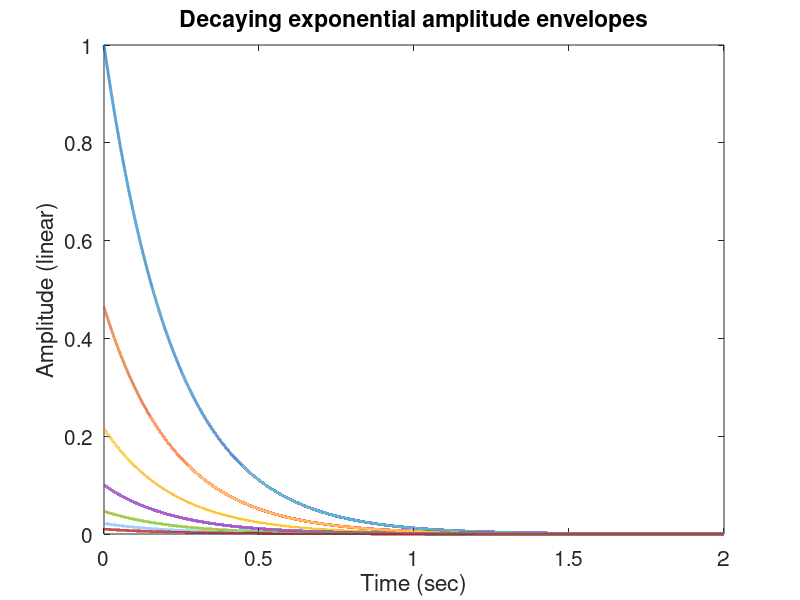

Write the MATLAB code that produced this figure. (Note: this script raises an error after producing the figure.)
% plot decaying envelopes for SMC 2019 paper

%% input parameters 

% general
fs = 44100;
dur = 2;
plotSpectrograms = 0;

% feedback FM
B = 0.3;    % feedback coefficient
g = 0.9999; % pitch glide coefficient


%% derived parameters
N = fs*dur;
T = 1/fs;
BVec = g.^(0:N-1)';             % feedback FM pitch glide coefficient

%% ideal bar modal frequencies
% from Science of Percussion Instruments page 47

f1 = 440;
Nf = 7;
fVecBar = zeros(1, Nf);
for i=1:Nf
    if i==1
        fVecBar(i) = 3.011^2;
    else
        fVecBar(i) = (2*i+1)^2;
    end
end
fVecBar = fVecBar/fVecBar(1);
fVecBar = f1 * fVecBar;


% center frequencies for feedback FM if sounding frequencies = membrane
% modal freqeuncies
fcVecBar = fVecBar./(sqrt(1-B^2));

%% set up decay envelopes
% want the lowest modal frequencies to have a larger starting amplitude 
% than the highest modal frequencies
aStart = zeros(1, Nf);
aStart(1) = 1;              % highest amplitude for lowest modal freq
aStart(Nf) = 0.01;          % lowest amplitude for highest modal freq
tau = -(Nf-1) / log(aStart(Nf));
a0 = 1/exp(-1/tau);
aStart(2:Nf-1) = a0*exp(-(2:Nf-1)/tau);     % exponentially decreasing 
                                            % starting amplitudes

e = g.^(linspace(0, N, N));   % exponential decay

env = zeros(Nf, N);
for i=1:Nf
    env(i,:) = aStart(i) * e;
end

figure
for i=1:Nf
    plot(linspace(0, dur, N), env(i,:), 'linewidth', 2);
    hold on
end
xlabel('Time (sec)');
ylabel('Amplitude (linear)');
title('Decaying exponential amplitude envelopes');
set(gca, 'FontSize', 15)
fig = gcf;
fig.PaperUnits = 'inches';
fig.PaperPosition = [0 0 6 2.2];
grid on
saveas(fig, 'figures/amplitudeEnvelopes', 'epsc')
